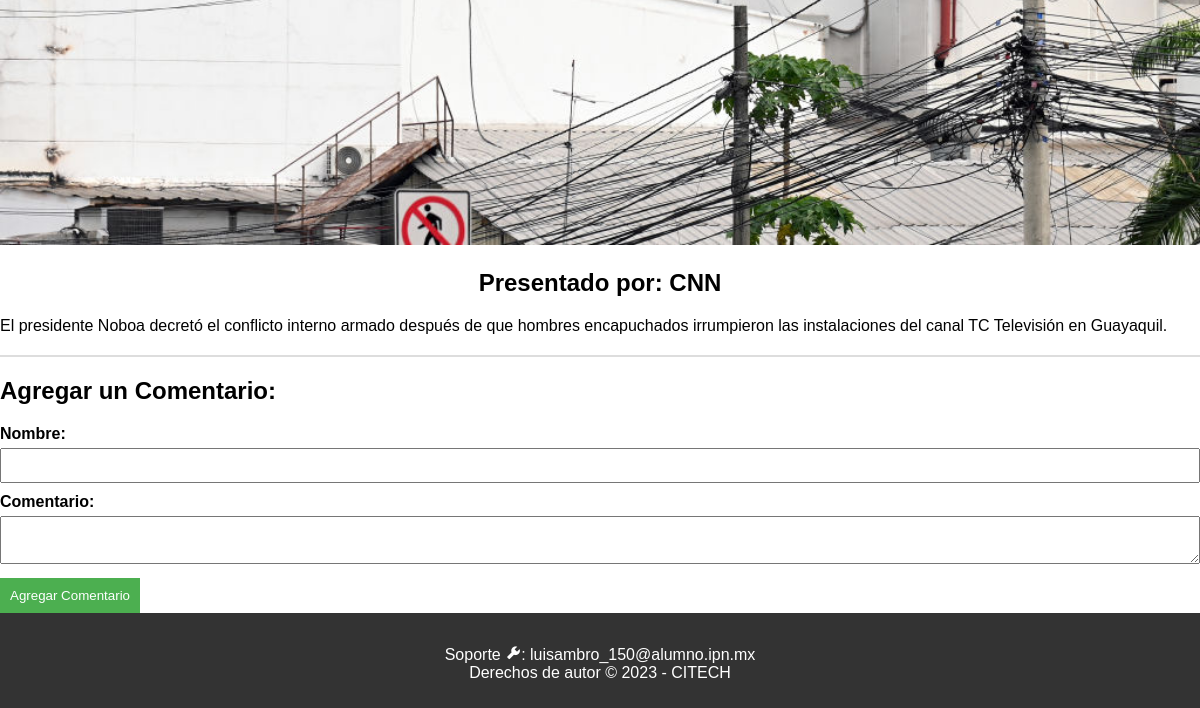
The app's page /php/noticia.php?id=1 (lower part), older data.
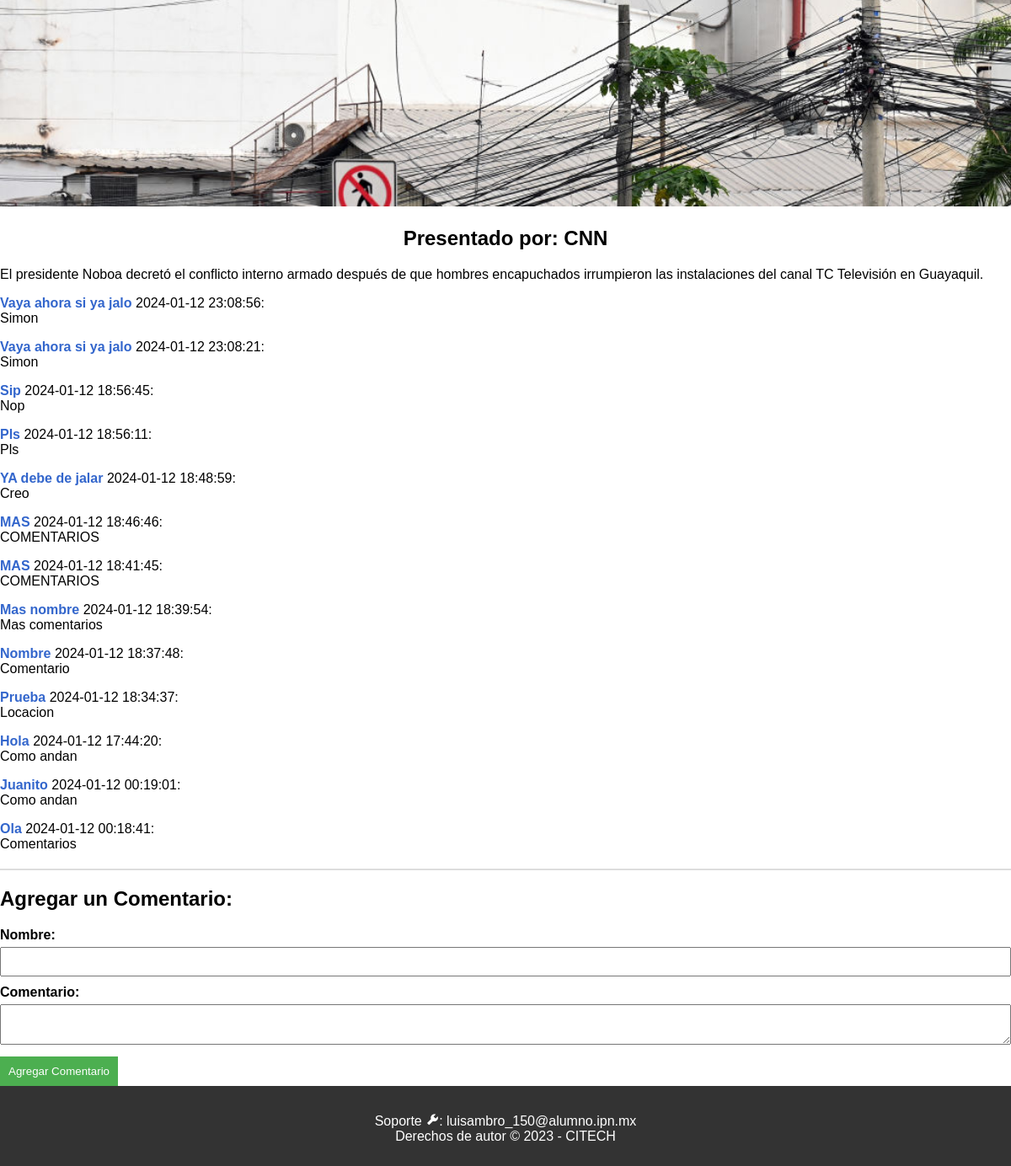
The same page, newer data.
### tables this page shows
CREATE TABLE `usuarios` (
  `id_usuarios` int(11) NOT NULL,
  `nombre` varchar(30) NOT NULL,
  `comentario` varchar(500) NOT NULL,
  `fechaCom` timestamp NOT NULL DEFAULT current_timestamp(),
  `Noticia` int(20) NOT NULL
);

### php/noticia.php (the view, shortened to what this page needs)
<?php
$host = 'localhost';
$db   = 'ProyectoWEB';
$user = 'root';
$pass = '';
$conexion = new mysqli($host, $user, $pass, $db);
if(isset($_GET['id'])){
    $id = $_GET['id'];
}
else{
    header("Location: noticias.php");
    exit();
}
$sql= "SELECT * FROM Noticias WHERE id=?";
$stmt=$conexion->prepare($sql);
$stmt->bind_param("s",$id);
$stmt->execute();
$datos=$stmt->get_result();
$dato = $datos->fetch_assoc();
$sql = "SELECT * FROM usuarios WHERE Noticia=? ORDER BY fechaCom DESC";
$stmt=$conexion->prepare($sql);
$stmt->bind_param("s",$id);
$stmt->execute();
$comentarios=$stmt->get_result();
?>
<!DOCTYPE html>
<html lang="es">
<head>
    <link rel = "stylesheet" href="../css/noticia.css"/>
    <link href="https://unpkg.com/boxicons@2.1.4/css/boxicons.min.css" rel="stylesheet">
</head>
<body>
<div style="text-align:center;">
    <br/>
    <img style="width: 100%;" src=<?php echo htmlspecialchars($dato['imagen']); ?> alt=<?php echo htmlspecialchars($dato['imagen']); ?>/>
    <br/>
    <h2>Presentado por: <?php echo htmlspecialchars($dato['autor']); ?></h2>
    <p style="text-align: justify;"><?php echo htmlspecialchars($dato['texto']); ?></p>
</div>
    <?php while ($row = $comentarios->fetch_assoc()):?>
    <p><strong><?php echo htmlspecialchars($row['nombre'])?></strong> <?php echo htmlspecialchars($row['fechaCom'])?>:<br><?php echo htmlspecialchars($row['comentario'])?></p>
    <?php endwhile; ?>
    <hr>
    <h2>Agregar un Comentario:</h2>
    <form onsubmit="noticia()">
        <label for="nombre">Nombre:</label>
        <input id="nombre" type="text" name="nombre" required><br>
        <label for="comentario">Comentario:</label>
        <textarea id="comentario" name="comentario" required></textarea><br>
        <input type="submit" value="Agregar Comentario">
    </form>
<footer>
    <p>Soporte <i class='bx bxs-wrench'></i>: luisambro_150@alumno.ipn.mx <br> Derechos de autor © 2023 - CITECH  </p>
</footer>
</body>
</html>

Row changes from the older to the newer data that the page shows:
added usuarios: nombre "Vaya ahora si ya jalo", fechaCom "2024-01-12 23:08:56", comentario "Simon"
added usuarios: nombre "Vaya ahora si ya jalo", fechaCom "2024-01-12 23:08:21", comentario "Simon"
added usuarios: nombre "Sip", fechaCom "2024-01-12 18:56:45", comentario "Nop"
added usuarios: nombre "Pls", fechaCom "2024-01-12 18:56:11", comentario "Pls"
added usuarios: nombre "YA debe de jalar", fechaCom "2024-01-12 18:48:59", comentario "Creo"
added usuarios: nombre "MAS", fechaCom "2024-01-12 18:46:46", comentario "COMENTARIOS"
added usuarios: nombre "MAS", fechaCom "2024-01-12 18:41:45", comentario "COMENTARIOS"
added usuarios: nombre "Mas nombre", fechaCom "2024-01-12 18:39:54", comentario "Mas comentarios"
added usuarios: nombre "Nombre", fechaCom "2024-01-12 18:37:48", comentario "Comentario"
added usuarios: nombre "Prueba", fechaCom "2024-01-12 18:34:37", comentario "Locacion"
added usuarios: nombre "Hola", fechaCom "2024-01-12 17:44:20", comentario "Como andan"
added usuarios: nombre "Juanito", fechaCom "2024-01-12 00:19:01", comentario "Como andan"
added usuarios: nombre "Ola", fechaCom "2024-01-12 00:18:41", comentario "Comentarios"
